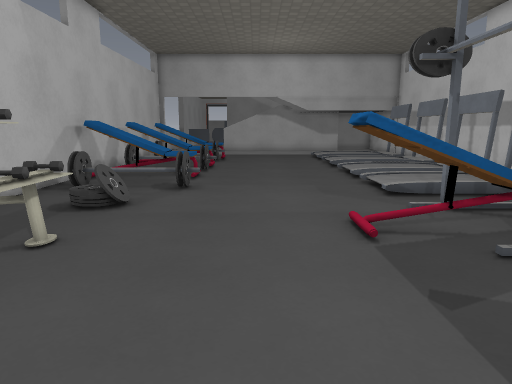
View 1 (above)

22 first-person views from a walk through a Godot game level. The camera is 1.2 m above the floor, tilts 10° down and sees 70° across. Doors that lead somewhere are drawn open, without their leaves. The floor is counted in squares, 0.59 m on a side. Each view is taken from the middle of a square. On the plan, view 1 faces up. The plan holds only what a view shows up to about 19 squares ahead; the rest is blank. The place goes on beyond the plan. Surface patterns are stand-ins for the level's own textures.

View 2
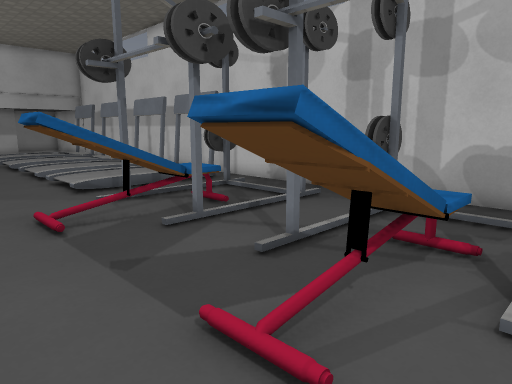

View 3
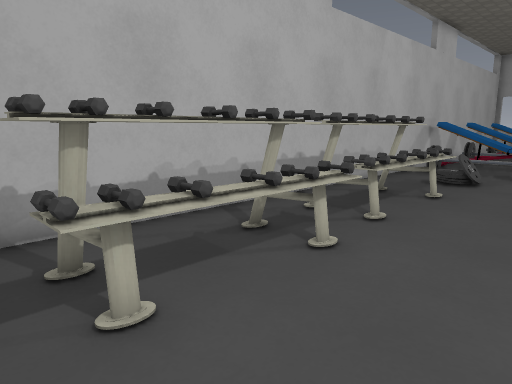

View 4
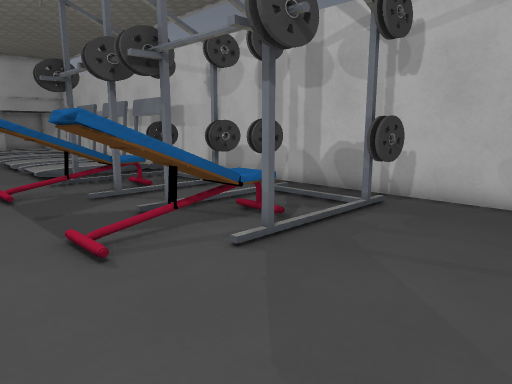

View 5
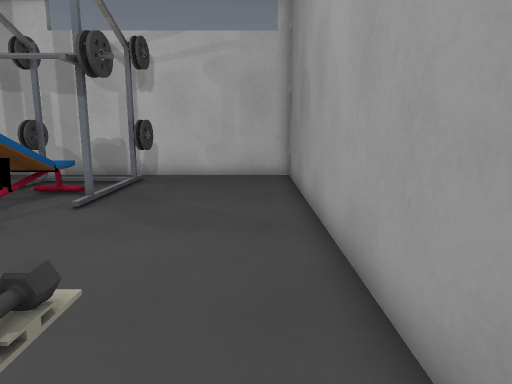

View 6
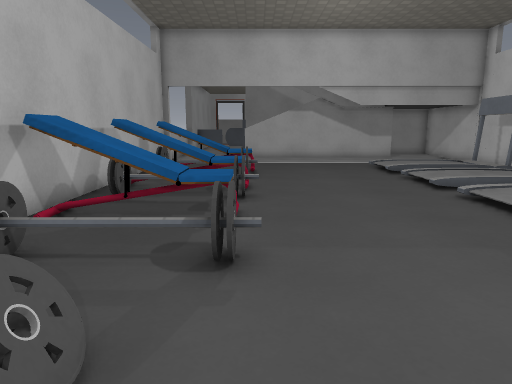

View 7
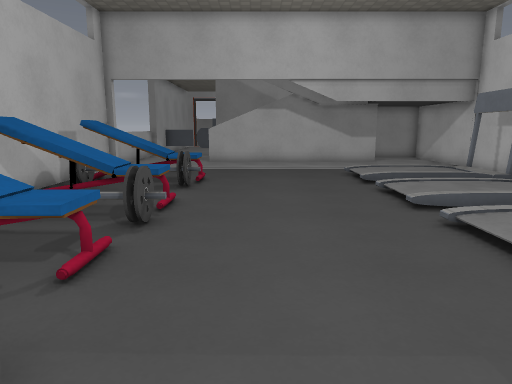

View 8
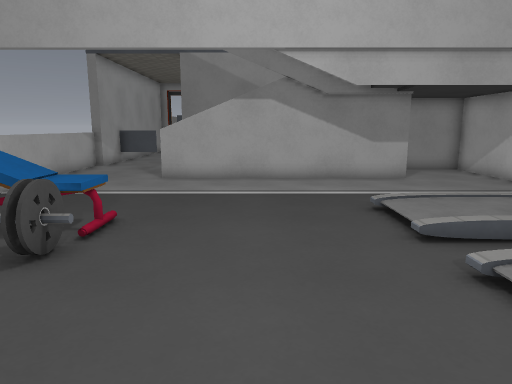

View 9
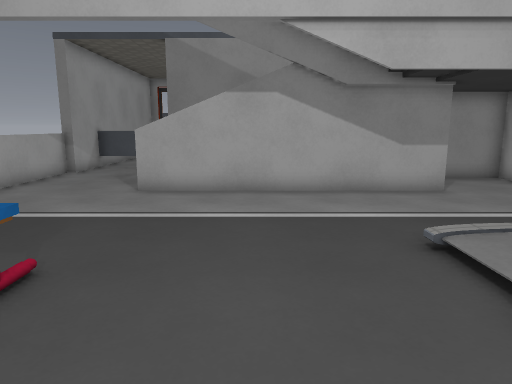

View 10
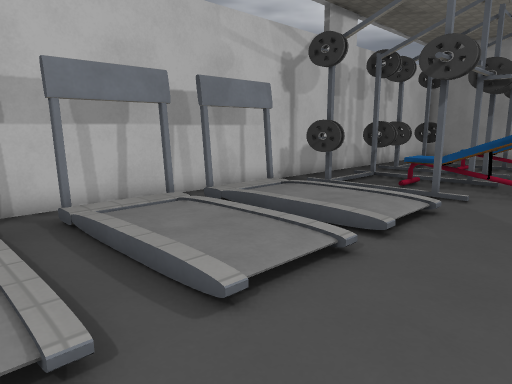

View 11
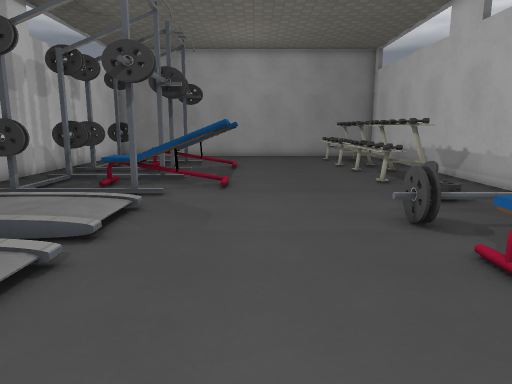

View 12
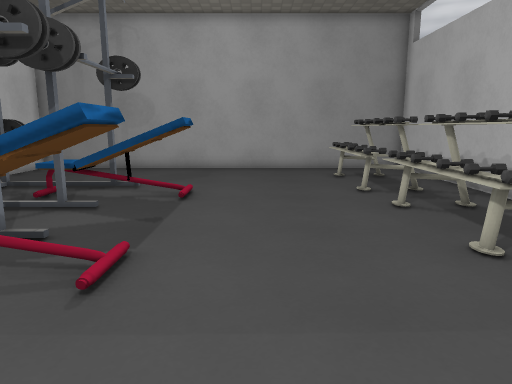

View 13
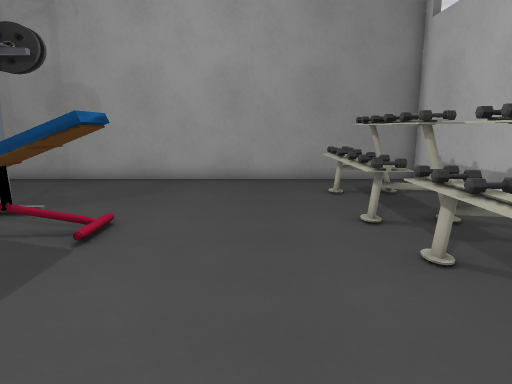

View 14
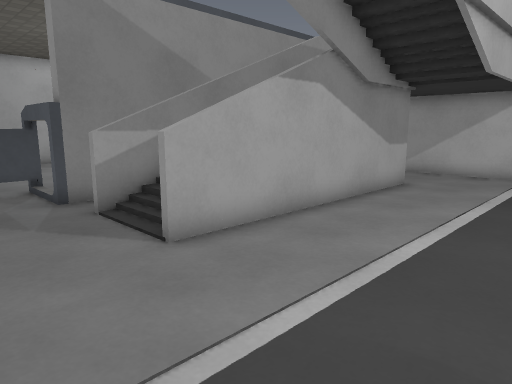

View 15
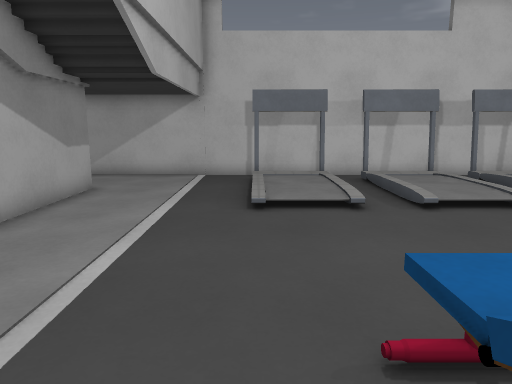

View 16
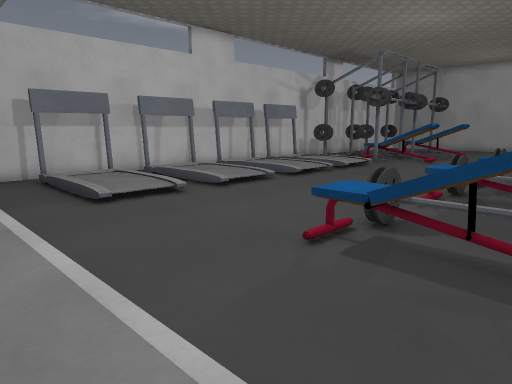

View 17
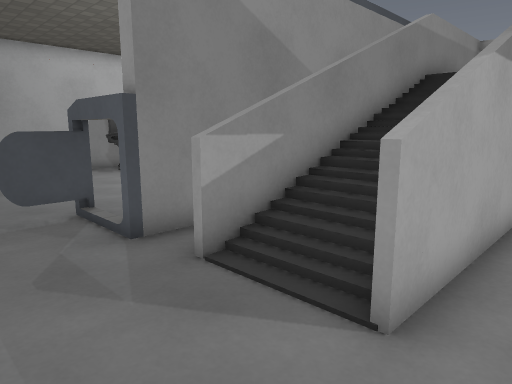

View 18
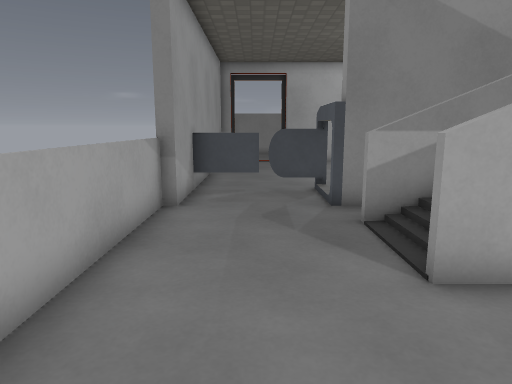

View 19
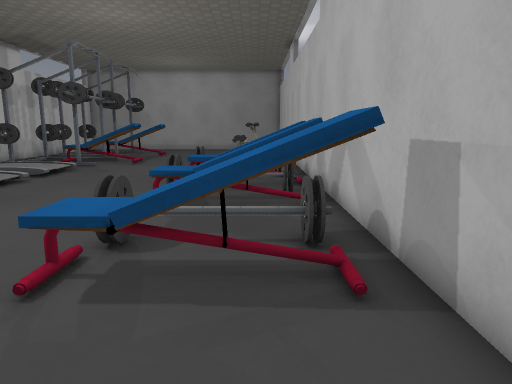

View 20
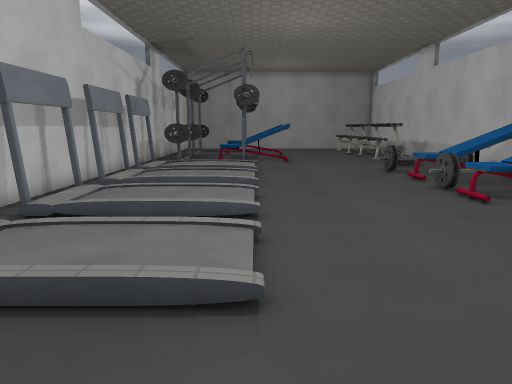

View 21
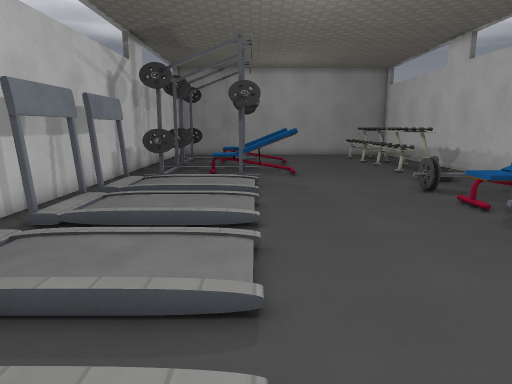

View 22
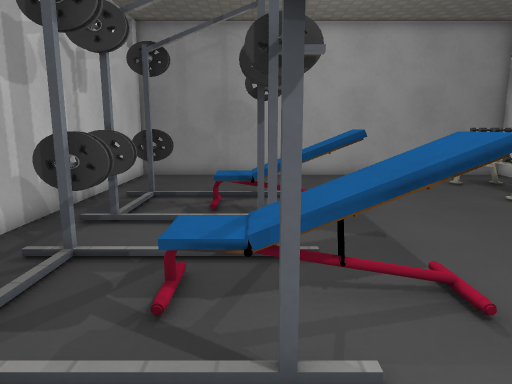

### Floor plan
Key: @ floor where view 1 was taken; # wall or solid block; x gap in a wall; . main floor; : floor 0.25 m higher than the main floor; + floor 0.5 m higher than the main floor; * floor 0.75 m higher than the main floor; % floor 1 m higher than the main floor; & floor 1.25 m higher than the main floor; / step, stairs or slope; = window, fence, low wall or low ledge; v drop or lower ground; B bench; R rack; O other object.
Columns run from 8 left of view 1 to 11 right of it. Each row starts with its distance up from view 1.
 41  #
 40  #.....
 39  #=x=#.
 38  #...#.
 37  #...#####
 36 ##...##
 35  =...#########
 34  =....========  ####
 33  =....////      ...#
 32  =....====######...#
 31  =....##########...#
 30  =.................#
 29  =.................#
 28  #.................#
 27  #.................#
 26  #........../////###
 25  #BBBB....../::::##
 24  #BBBBB...../::::##
 23  #=..==...........#
 22  #=..==...../////##
 21  #........../::::##
 20  B&%*+....../::::##
 19  #&%*+....../////##
 18  #=..==...........#
 17  #...=v...../::::##
 16  #vv.B....../::::##
 15  BOOOO....../::::##
 14  #................#
 13  #=..==...../::::##
 12  #=..==...../::::##
 11  #........../////###
 10  #..O............x.#
  9  #..O........#..##.#
  8  #........BBBBB....#
  7  #.RR.....BBBBB....#
  6  #.RRR.............#
  5  #.RRR.......#..##.#
  4  #.RRR...........=.#
  3  #.RRR.......#..##.#
  2  #.RRR....BBBBB....#
  1  #.RRR....BBBBB....#
  0  #.RRR..@..........#
 -1  #.RRR.......#..##.#
 -2  #.RRR.............#
 -3  #.RRR.............#
 -4  #.RRR.............#
 -5  #.................#
 -6  ###################

Where each view was taken, in squares from view 1:
view 1: 0 up, 0 right, facing up
view 2: 1 down, 0 right, facing up-right
view 3: 5 down, 0 right, facing up-left
view 4: 5 down, 0 right, facing up-right
view 5: 5 down, 5 left, facing right
view 6: 7 up, 2 left, facing up
view 7: 10 up, 0 right, facing up
view 8: 17 up, 1 right, facing up
view 9: 20 up, 1 right, facing up
view 10: 20 up, 1 right, facing down-right
view 11: 20 up, 1 right, facing down
view 12: 12 up, 0 right, facing down
view 13: 8 up, 1 left, facing down
view 14: 26 up, 6 left, facing up-right
view 15: 26 up, 5 left, facing right
view 16: 30 up, 6 left, facing down-right
view 17: 30 up, 6 left, facing up-right
view 18: 27 up, 5 left, facing up
view 19: 29 up, 5 left, facing down
view 20: 30 up, 4 right, facing down
view 21: 26 up, 4 right, facing down
view 22: 12 up, 5 right, facing down
